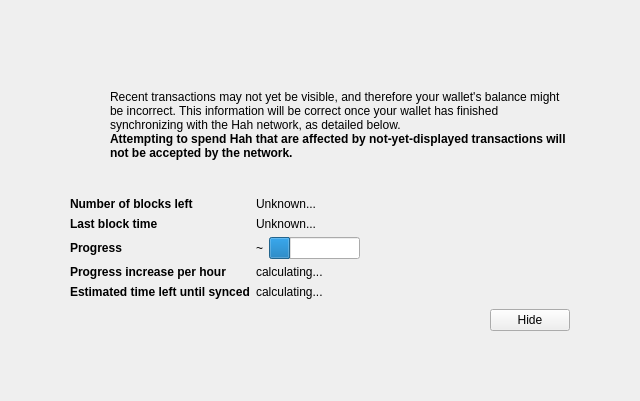
<?xml version="1.0" encoding="UTF-8"?>
<ui version="4.0">
 <class>ModalOverlay</class>
 <widget class="ModalOverlay" name="ModalOverlay">
  <property name="geometry">
   <rect>
    <x>0</x>
    <y>0</y>
    <width>640</width>
    <height>401</height>
   </rect>
  </property>
  <property name="windowTitle">
   <string>Form</string>
  </property>
  <layout class="QVBoxLayout" name="verticalLayout" stretch="0">
   <property name="sizeConstraint">
    <enum>QLayout::SetDefaultConstraint</enum>
   </property>
   <property name="leftMargin">
    <number>0</number>
   </property>
   <property name="topMargin">
    <number>0</number>
   </property>
   <property name="rightMargin">
    <number>0</number>
   </property>
   <property name="bottomMargin">
    <number>0</number>
   </property>
   <item>
    <widget class="QWidget" name="bgWidget" native="true">
     <property name="styleSheet">
      <string notr="true"/>
     </property>
     <layout class="QVBoxLayout" name="verticalLayoutMain" stretch="0">
      <property name="leftMargin">
       <number>60</number>
      </property>
      <property name="topMargin">
       <number>60</number>
      </property>
      <property name="rightMargin">
       <number>60</number>
      </property>
      <property name="bottomMargin">
       <number>60</number>
      </property>
      <item>
       <widget class="QWidget" name="contentWidget" native="true">
        <property name="styleSheet">
         <string notr="true"/>
        </property>
        <layout class="QVBoxLayout" name="verticalLayoutSub" stretch="1,0,0,0,0">
         <property name="spacing">
          <number>0</number>
         </property>
         <property name="leftMargin">
          <number>10</number>
         </property>
         <property name="topMargin">
          <number>10</number>
         </property>
         <property name="rightMargin">
          <number>10</number>
         </property>
         <property name="bottomMargin">
          <number>10</number>
         </property>
         <item>
          <layout class="QHBoxLayout" name="horizontalLayoutIconText" stretch="0,1">
           <property name="topMargin">
            <number>20</number>
           </property>
           <item>
            <layout class="QVBoxLayout" name="verticalLayoutIcon">
             <property name="leftMargin">
              <number>0</number>
             </property>
             <item>
              <widget class="QPushButton" name="warningIcon">
               <property name="enabled">
                <bool>false</bool>
               </property>
               <property name="text">
                <string/>
               </property>
               <property name="icon">
                <iconset>
                 <normaloff>:/icons/warning</normaloff>
                 <disabledoff>:/icons/warning</disabledoff>:/icons/warning</iconset>
               </property>
               <property name="iconSize">
                <size>
                 <width>48</width>
                 <height>48</height>
                </size>
               </property>
               <property name="flat">
                <bool>true</bool>
               </property>
              </widget>
             </item>
             <item>
              <spacer name="verticalSpacerWarningIcon">
               <property name="orientation">
                <enum>Qt::Vertical</enum>
               </property>
               <property name="sizeHint" stdset="0">
                <size>
                 <width>20</width>
                 <height>40</height>
                </size>
               </property>
              </spacer>
             </item>
            </layout>
           </item>
           <item>
            <layout class="QVBoxLayout" name="verticalLayoutInfoText">
             <property name="leftMargin">
              <number>0</number>
             </property>
             <property name="topMargin">
              <number>0</number>
             </property>
             <item>
              <widget class="QLabel" name="infoText">
               <property name="text">
                <string>Recent transactions may not yet be visible, and therefore your wallet's balance might be incorrect. This information will be correct once your wallet has finished synchronizing with the Hah network, as detailed below.</string>
               </property>
               <property name="textFormat">
                <enum>Qt::RichText</enum>
               </property>
               <property name="wordWrap">
                <bool>true</bool>
               </property>
              </widget>
             </item>
             <item>
              <widget class="QLabel" name="infoTextStrong">
               <property name="font">
                <font>
                 <weight>75</weight>
                 <bold>true</bold>
                </font>
               </property>
               <property name="text">
                <string>Attempting to spend Hah that are affected by not-yet-displayed transactions will not be accepted by the network.</string>
               </property>
               <property name="textFormat">
                <enum>Qt::RichText</enum>
               </property>
               <property name="wordWrap">
                <bool>true</bool>
               </property>
              </widget>
             </item>
             <item>
              <spacer name="verticalSpacerInTextSpace">
               <property name="orientation">
                <enum>Qt::Vertical</enum>
               </property>
               <property name="sizeHint" stdset="0">
                <size>
                 <width>20</width>
                 <height>40</height>
                </size>
               </property>
              </spacer>
             </item>
            </layout>
           </item>
          </layout>
         </item>
         <item>
          <spacer name="verticalSpacerAfterText">
           <property name="orientation">
            <enum>Qt::Vertical</enum>
           </property>
           <property name="sizeHint" stdset="0">
            <size>
             <width>20</width>
             <height>40</height>
            </size>
           </property>
          </spacer>
         </item>
         <item>
          <layout class="QFormLayout" name="formLayout">
           <property name="fieldGrowthPolicy">
            <enum>QFormLayout::FieldsStayAtSizeHint</enum>
           </property>
           <property name="horizontalSpacing">
            <number>6</number>
           </property>
           <property name="verticalSpacing">
            <number>6</number>
           </property>
           <property name="topMargin">
            <number>10</number>
           </property>
           <item row="0" column="0">
            <widget class="QLabel" name="labelNumberOfBlocksLeft">
             <property name="font">
              <font>
               <weight>75</weight>
               <bold>true</bold>
              </font>
             </property>
             <property name="text">
              <string>Number of blocks left</string>
             </property>
            </widget>
           </item>
           <item row="0" column="1">
            <widget class="QLabel" name="numberOfBlocksLeft">
             <property name="text">
              <string>Unknown...</string>
             </property>
            </widget>
           </item>
           <item row="1" column="0">
            <widget class="QLabel" name="labelLastBlockTime">
             <property name="font">
              <font>
               <weight>75</weight>
               <bold>true</bold>
              </font>
             </property>
             <property name="text">
              <string>Last block time</string>
             </property>
            </widget>
           </item>
           <item row="1" column="1">
            <widget class="QLabel" name="newestBlockDate">
             <property name="sizePolicy">
              <sizepolicy hsizetype="Maximum" vsizetype="Preferred">
               <horstretch>0</horstretch>
               <verstretch>0</verstretch>
              </sizepolicy>
             </property>
             <property name="text">
              <string>Unknown...</string>
             </property>
            </widget>
           </item>
           <item row="2" column="0">
            <widget class="QLabel" name="labelSyncDone">
             <property name="font">
              <font>
               <weight>75</weight>
               <bold>true</bold>
              </font>
             </property>
             <property name="text">
              <string>Progress</string>
             </property>
            </widget>
           </item>
           <item row="2" column="1">
            <layout class="QHBoxLayout" name="horizontalLayoutSync" stretch="0,1">
             <item>
              <widget class="QLabel" name="percentageProgress">
               <property name="text">
                <string>~</string>
               </property>
              </widget>
             </item>
             <item>
              <widget class="QProgressBar" name="progressBar">
               <property name="value">
                <number>24</number>
               </property>
               <property name="format">
                <string/>
               </property>
              </widget>
             </item>
            </layout>
           </item>
           <item row="4" column="0">
            <widget class="QLabel" name="labelProgressIncrease">
             <property name="font">
              <font>
               <weight>75</weight>
               <bold>true</bold>
              </font>
             </property>
             <property name="text">
              <string>Progress increase per hour</string>
             </property>
            </widget>
           </item>
           <item row="4" column="1">
            <widget class="QLabel" name="progressIncreasePerH">
             <property name="text">
              <string>calculating...</string>
             </property>
            </widget>
           </item>
           <item row="5" column="0">
            <widget class="QLabel" name="labelEstimatedTimeLeft">
             <property name="font">
              <font>
               <weight>75</weight>
               <bold>true</bold>
              </font>
             </property>
             <property name="text">
              <string>Estimated time left until synced</string>
             </property>
            </widget>
           </item>
           <item row="5" column="1">
            <widget class="QLabel" name="expectedTimeLeft">
             <property name="text">
              <string>calculating...</string>
             </property>
            </widget>
           </item>
          </layout>
         </item>
         <item>
          <layout class="QHBoxLayout" name="horizontalLayoutButtons">
           <property name="leftMargin">
            <number>10</number>
           </property>
           <property name="topMargin">
            <number>10</number>
           </property>
           <item>
            <spacer name="horizontalSpacer">
             <property name="orientation">
              <enum>Qt::Horizontal</enum>
             </property>
             <property name="sizeHint" stdset="0">
              <size>
               <width>40</width>
               <height>20</height>
              </size>
             </property>
            </spacer>
           </item>
           <item>
            <widget class="QPushButton" name="closeButton">
             <property name="text">
              <string>Hide</string>
             </property>
            </widget>
           </item>
          </layout>
         </item>
         <item>
          <layout class="QVBoxLayout" name="verticalLayout_2">
           <item>
            <spacer name="verticalSpacer">
             <property name="orientation">
              <enum>Qt::Vertical</enum>
             </property>
             <property name="sizeHint" stdset="0">
              <size>
               <width>20</width>
               <height>40</height>
              </size>
             </property>
            </spacer>
           </item>
          </layout>
         </item>
        </layout>
       </widget>
      </item>
     </layout>
    </widget>
   </item>
  </layout>
 </widget>
 <customwidgets>
  <customwidget>
   <class>ModalOverlay</class>
   <extends>QWidget</extends>
   <header>modaloverlay.h</header>
   <container>1</container>
  </customwidget>
 </customwidgets>
 <resources/>
 <connections/>
</ui>
